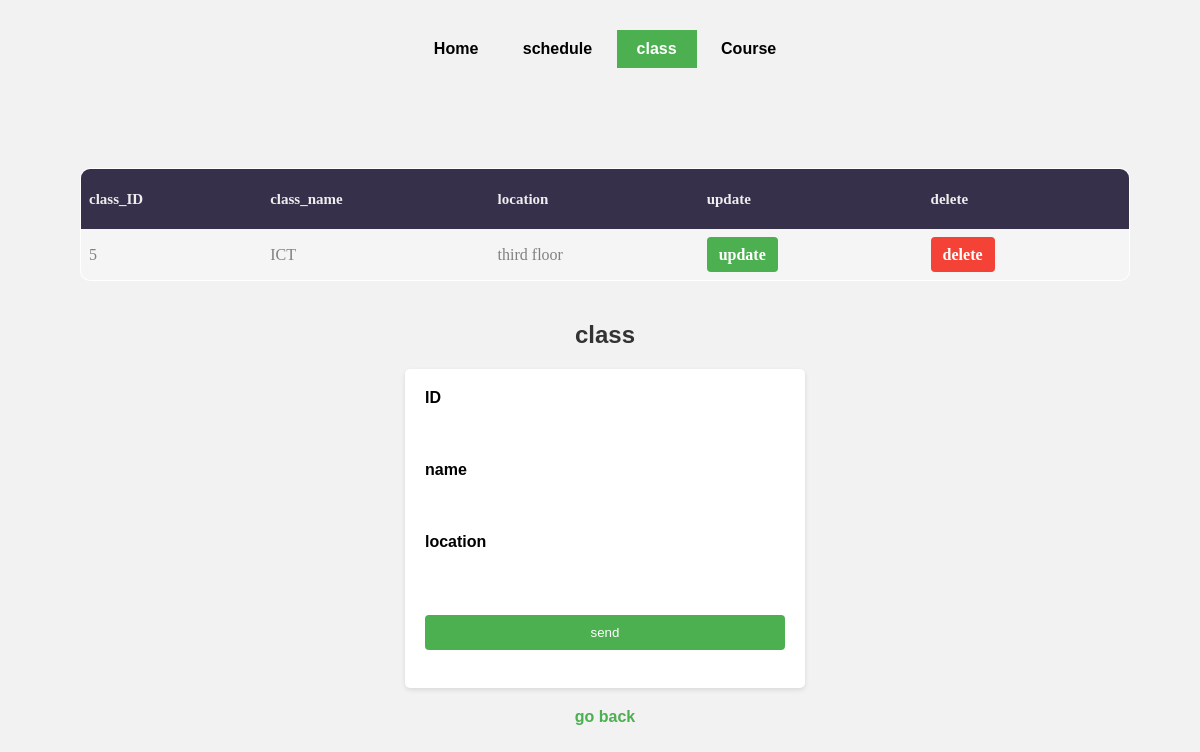
Screenshot of /sami/insert_class.php with the database file from the repository.
### tables this page shows
CREATE TABLE `class` (
  `class_ID` int(11) NOT NULL,
  `class_name` varchar(50) NOT NULL,
  `location` varchar(100) NOT NULL
);

### sami/insert_class.php (the view, shortened to what this page needs)
<?php
include("connection.php");
?>
    <link rel="stylesheet" href="./styles/style.css">
<link rel="stylesheet" href="./styles/index.css">
<nav style="margin-bottom:100px">
    <ul>
        <li><a href="index.php" >Home</a></li>
        <li><a href="./insert_sch.php"> schedule</a></li>
        <li><a href="./insert_class.php"class="active"> class</a></li>
        <li><a href="./insert_course.php"> Course</a></li>
    </ul>
</nav>
<!DOCTYPE html>
<html lang="en">
<head>
    <link rel="stylesheet" href="./styles/class.css">
    <link rel="stylesheet" href="./styles/style.css">
    <link rel="stylesheet" href="./styles/index.css">
</head>
<body>
    <div class="display">
        <?php
        $dis = "SELECT `class_ID`, `class_name`, `location` FROM `class` ";
        $res = mysqli_query($conn, $dis);
        ?>
        <table border="1px">
            <tr>
                <th>class_ID</th>
                <th>class_name</th>
                <th>location</th>
                <th>update</th>
                <th>delete</th>
            </tr>
            <?php
            while ($row = mysqli_fetch_array($res)) {
                echo "<tr>";
                $id = $row["class_ID"];
                echo "<td>" . $row["class_ID"] . "</td>";
                echo "<td>" . $row["class_name"] . "</td>";
                echo "<td>" . $row["location"] . "</td>";
                echo "<td> <a href = './update_class.php?id=$id' class ='btn btn-success'>update</a> </td>";
                echo "<td> <a href = './delete_class.php?id=$id' class ='btn btn-danger'>delete</a> </td>";
                echo "</tr>";
            }
            ?>
        </table>
    </div>
    <h1>class </h1>
    <form method="post">
        <label>ID</label><input type="text" name="class_ID"><br>
        <label>name</label><input type="text" name="class_name"><br>
        <label>location</label><input type="text" name="location"><br>
        <input type="submit" name="send" value="send"><br>
    </form>
    <a href="./index.php">go back</a>
</body>
</html>

### sami/styles/style.css (style rules this page uses)
body { font-family: Arial, sans-serif; background-color: #f7f7f7; margin: 0; padding: 20px; }
table { border-collapse: collapse; width: 100%; margin-bottom: 20px; }
th, td { padding: 8px; text-align: left; border: 1px solid #ddd; }
th { background-color: #f2f2f2; font-weight: bold; }
.btn { display: inline-block; padding: 8px 12px; background-color: #4CAF50; color: white; text-decoration: none; border-radius: 4px; transition: background-color 0.3s ease; }
.btn-success { background-color: #4CAF50; }
.btn-danger { background-color: #f44336; }
a { display: block; text-align: center; margin-top: 20px; text-decoration: none; color: #4CAF50; font-weight: bold; }
h1, h2, h3 { color: #333; font-size: 24px; }
tr:nth-child(even) { background-color: #f2f2f2; }
td { font-size: 16px; }

### sami/styles/index.css (style rules this page uses)
body { font-family: Arial, sans-serif; margin: 10px; margin-left: 20px; padding: 20px; background-color: #f2f2f2; }
h1, h2, h3 { text-align: center; margin-bottom: 20px; }
nav ul { list-style-type: none; margin: 0; padding: 0; background-color: #f2f2f2; text-align: center; }
nav ul li { display: inline-block; }
nav ul li a { display: block; padding: 10px 20px; text-decoration: none; color: #000; }
nav ul li a.active { background-color: #4caf50; color: #fff; }
* { margin: 0; padding: 0; box-sizing: border-box; }
body, html { height: 100%; font-family: sans-serif; }
a { margin: 0; transition: all 0.4s; -webkit-transition: all 0.4s; -o-transition: all 0.4s; -moz-transition: all 0.4s; }
ul, li { margin: 0; list-style-type: none; }
input { display: block; outline: none; border: none !important; }
table { border-spacing: 1; border-collapse: collapse; background: #fff; border-radius: 10px; overflow: hidden; width: 100%; margin: 0 auto; position: relative; }
table * { position: relative; }
table td, table th { padding-left: 8px; }
table th { height: 60px; background-color: #36304a; color: #eeeeee; }
table tbody tr { height: 50px; }
table tbody tr:last-child { border: 0; }
table td, table th { text-align: left; }
tbody tr:nth-child(even) { background-color: #f5f5f5; }
tbody tr { font-family: OpenSans-Regular; font-size: 15px; color: gray; line-height: 1.2; font-weight: unset; }
body div { margin: 40px; }
.btn { display: inline-block; padding: 8px 12px; background-color: #4caf50; color: white; text-decoration: none; border-radius: 4px; transition: background-color 0.3s ease; }
.btn-success { background-color: #4caf50; }
.btn-danger { background-color: #f44336; }
th, td { border: none; }

### sami/styles/class.css (style rules this page uses)
body { font-family: Arial, sans-serif; margin: 0; padding: 0; background-color: #f2f2f2; }
h1 { text-align: center; margin-top: 20px; }
form { max-width: 400px; margin: 20px auto; background-color: #fff; padding: 20px; border-radius: 5px; box-shadow: 0 2px 5px rgba(0, 0, 0, 0.1); }
label { display: block; margin-bottom: 5px; font-weight: bold; }
input[type="text"] { width: 100%; padding: 8px; border: 1px solid #ccc; border-radius: 4px; }
input[type="submit"] { display: block; width: 100%; padding: 10px; margin-top: 10px; background-color: #4CAF50; color: #fff; border: none; border-radius: 4px; cursor: pointer; }
a { display: block; text-align: center; margin-top: 20px; text-decoration: none; color: #4CAF50; font-weight: bold; }

### rows the page displays
class: class_ID "5", class_name "ICT", location "third floor"
